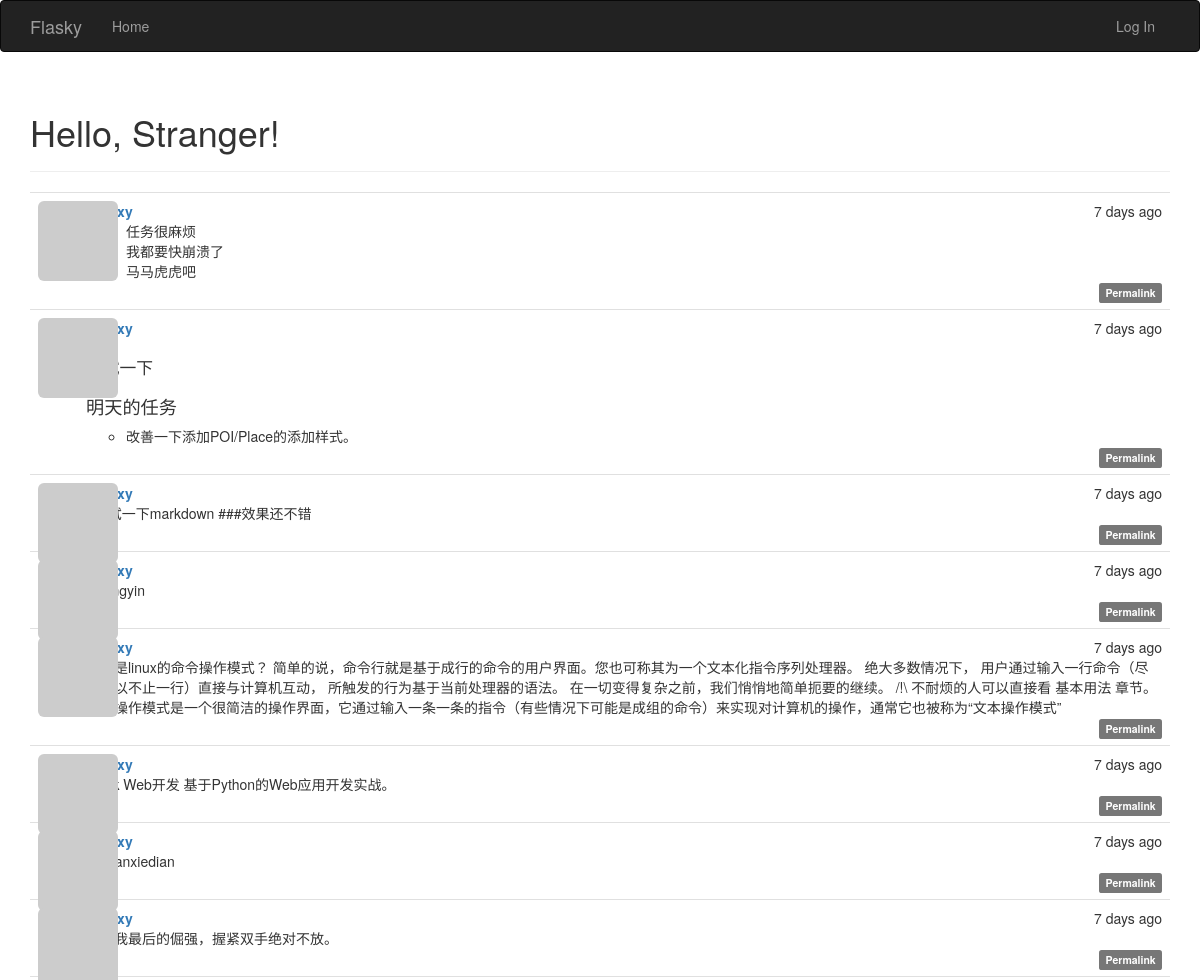
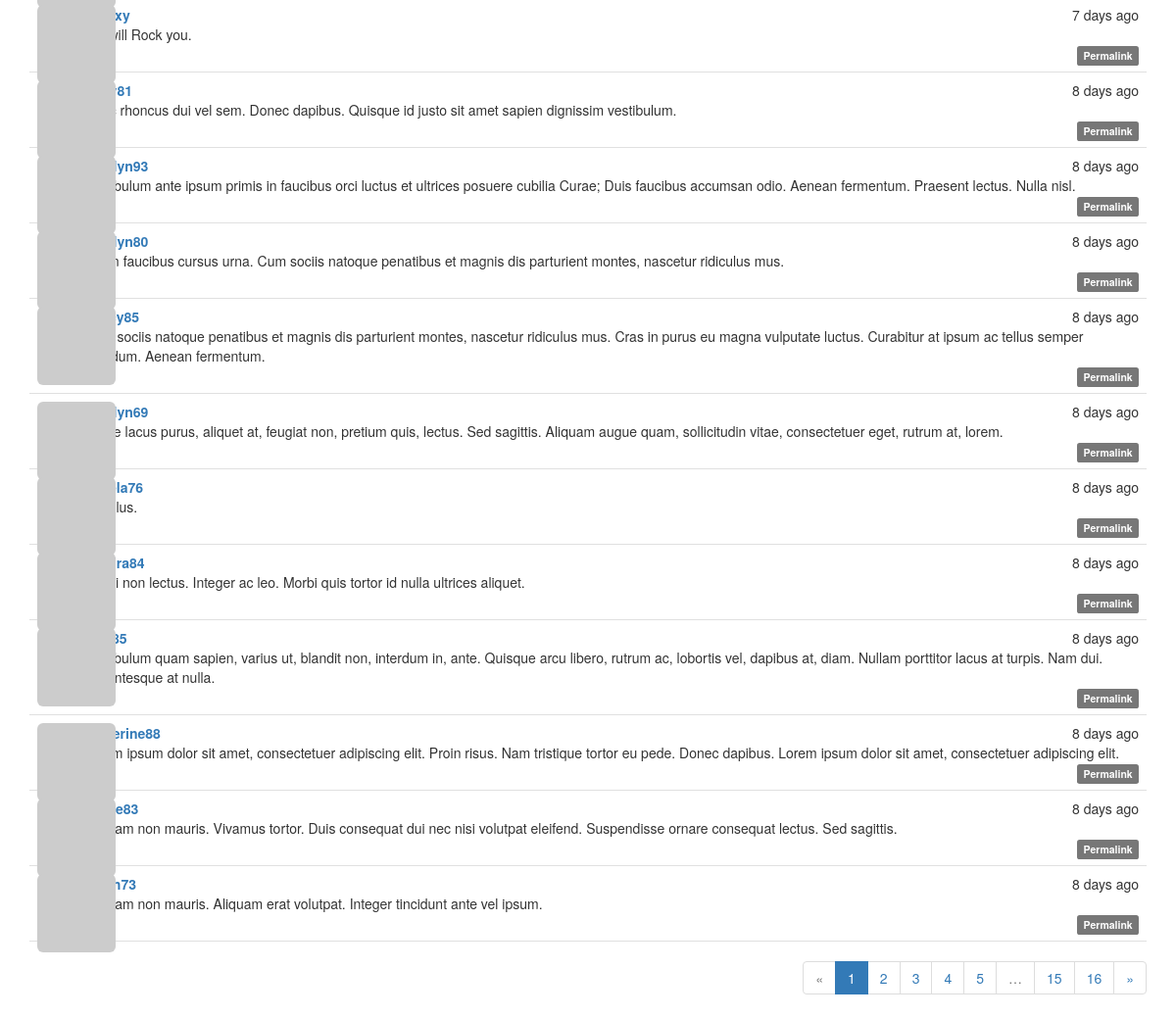
Before: / with the older database file (2 pictures, top to bottom).
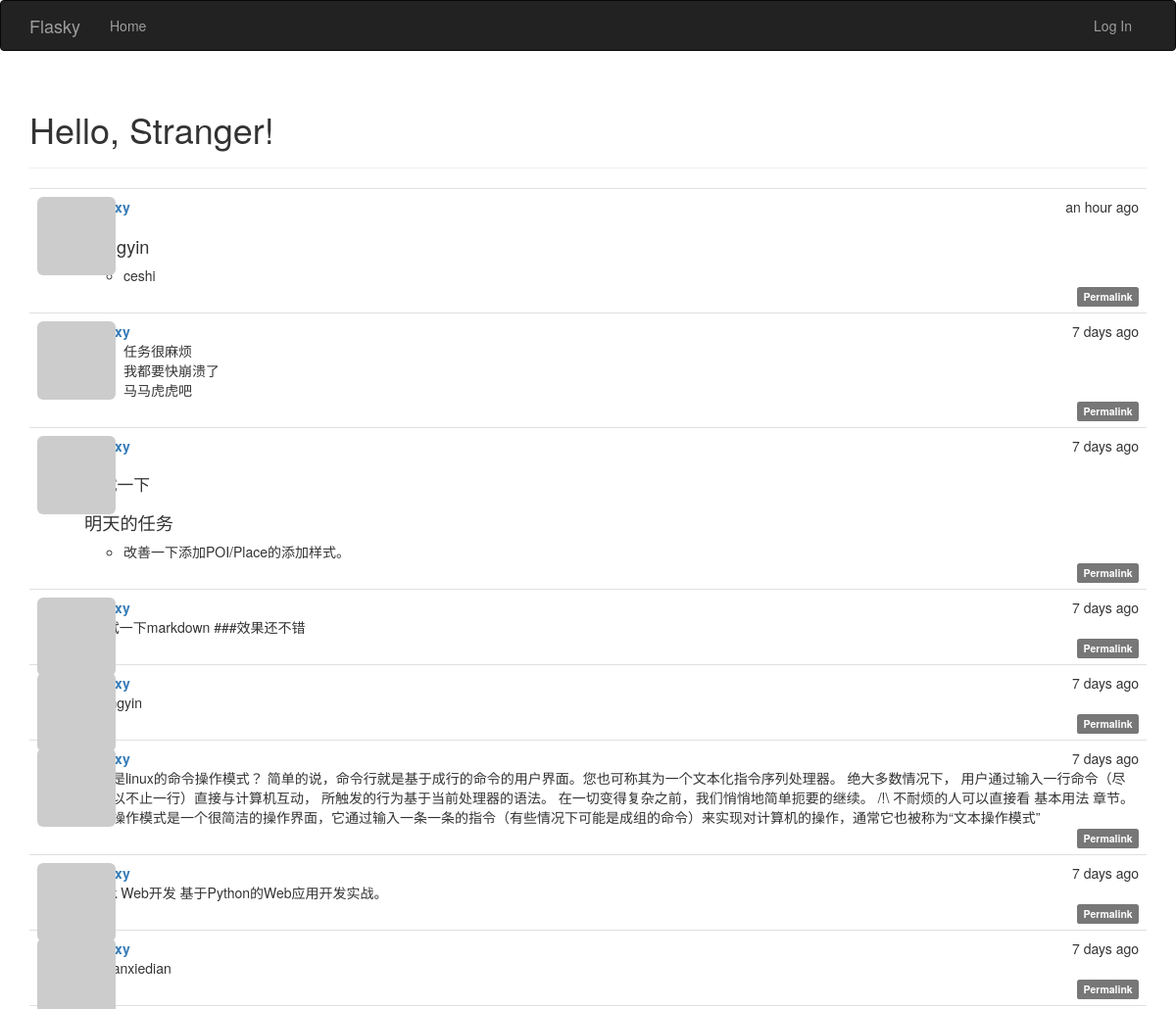
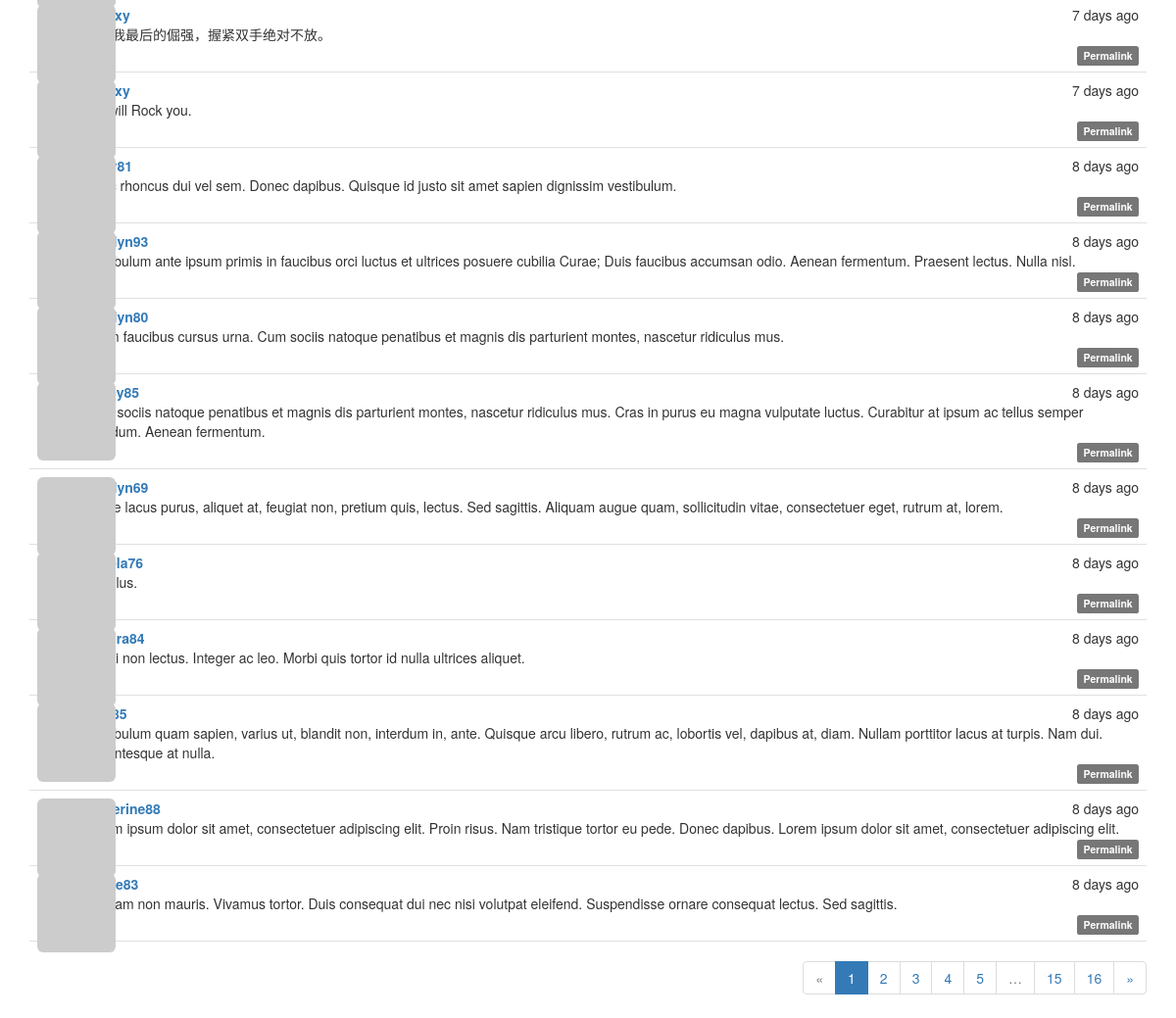
After: the same page with the newer database file (2 pictures, top to bottom).
### app/models.py (models this page shows, shortened)
class Post(db.Model):
    __tablename__ = 'posts'
    id = db.Column(db.Integer, primary_key=True)
    body = db.Column(db.Text)
    body_html = db.Column(db.Text)
    timestamp = db.Column(db.DateTime, index=True, default=datetime.utcnow)
    author_id = db.Column(db.Integer, db.ForeignKey('users.id'))

class User(UserMixin, db.Model):
    __tablename__ = 'users'
    id = db.Column(db.Integer, primary_key=True)
    email = db.Column(db.String(64), unique=True, index=True)
    username = db.Column(db.String(64), unique=True, index=True)
    role_id = db.Column(db.Integer, db.ForeignKey('roles.id'))
    password_hash = db.Column(db.String(128))
    confirmed = db.Column(db.Boolean, default=False)
    name = db.Column(db.String(64))
    location = db.Column(db.String(64))
    about_me = db.Column(db.Text())
    member_since = db.Column(db.DateTime(), default=datetime.utcnow)
    last_seen = db.Column(db.DateTime(), default=datetime.utcnow)
    avatar_hash = db.Column(db.String(32))
    posts = db.relationship('Post', backref='author', lazy='dynamic')
    @property
    def password(self):
        raise AttributeError('password is not a readable attribute')
    def gravatar(self, size=100, default='identicon', rating='g'):
        if request.is_secure:
            url = 'https://secure.gravatar.com/avatar'
        else:
            url = 'http://www.gravatar.com/avatar'
        hash = self.avatar_hash or hashlib.md5(
            self.email.encode('utf-8')).hexdigest()
        return '{url}/{hash}?s={size}&d={default}&r={rating}'.format(
            url=url, hash=hash, size=size, default=default, rating=rating)

### app/main/views.py (the view)
@main.route('/', methods=['GET', 'POST'])
def index():
    form = PostForm()
    if current_user.can(Permission.WRITE_ARTICLES) and \
            form.validate_on_submit():
        post = Post(body=form.body.data,
                    author=current_user._get_current_object())
        db.session.add(post)
        return redirect(url_for('.index'))
    page = request.args.get('page', 1, type=int)
    pagination = Post.query.order_by(Post.timestamp.desc()).paginate(
        page, per_page=current_app.config['FLASKY_POSTS_PER_PAGE'],
        error_out=False)
    posts = pagination.items
    return render_template('index.html', form=form, posts=posts,
                           pagination=pagination)

### app/auth/views.py (called while the page is built)
@auth.before_app_request
def before_request():
    if current_user.is_authenticated:
        current_user.ping
        if not current_user.confirmed \
                and request.endpoint[:5] != 'auth.' \
                and request.endpoint != 'static':
            return redirect(url_for('auth.unconfirmed'))

### app/main/__init__.py (called while the page is built)
@main.app_context_processor
def inject_permissions():
	return dict(Permission=Permission)

### app/models.py (called while the page is built)
    def can(self, permissions):
        return False

### app/templates/index.html (shortened to what this page needs)
{% extends "base.html" %}
{% import "bootstrap/wtf.html" as wtf %}
{% import "_macros.html" as macros %}
{% block page_content %}
<div class="page-header">
    <h1>Hello, {% if current_user.is_authenticated %}{{ current_user.username }}{% else %}Stranger{% endif %}!</h1>
</div>
{% include '_posts.html' %}
{% if pagination %}
<div class="pagination">
	{{ macros.pagination_widget(pagination, '.index') }}
</div>
{% endif %}
{% endblock %}

### app/templates/_posts.html
<ul class="posts">
    {% for post in posts %}
    <li class="post">
        <div class="post-thumbnail">
            <a href="{{ url_for('.user', username=post.author.username) }}">
                <img class="img-rounded profile-thumbnail" src="{{ post.author.gravatar(size=40) }}">
            </a>
        </div>
        <div class="post-content">
            <div class="post-date">{{ moment(post.timestamp).fromNow() }}</div>
            <div class="post-author"><a href="{{ url_for('.user', username=post.author.username) }}">{{ post.author.username }}</a></div>
            <div class="post-body">
                {% if post.body_html %}
                    {{ post.body_html | safe }}
                {% else %}
                    {{ post.body }}
                {% endif %}
            </div>
            <div class="post-footer">
                <a href="{{ url_for('.post', id=post.id) }}">
                    <span class="label label-default">Permalink</span>
                </a>
            </div>
        </div>
    </li>
    {% endfor %}
</ul>

Changed rows visible on the page:
no longer on this page (row unchanged): Post: timestamp "8 days ago", body "Aliquam non mauris. Aliquam erat volutpat. Integer tincidunt ante vel ipsum."
added Post: timestamp "an hour ago", body_html "wangyin ceshi"
